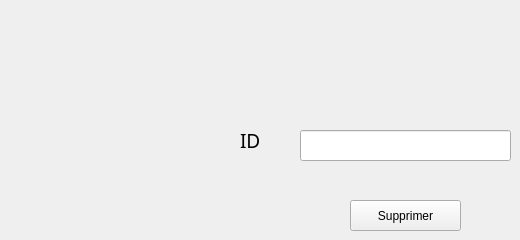
      <widget class="QWidget" name="tab_4">
       <attribute name="title">
        <string>Supprimer un rapport</string>
       </attribute>
       <widget class="QLabel" name="label_21">
        <property name="geometry">
         <rect>
          <x>240</x>
          <y>130</y>
          <width>51</width>
          <height>21</height>
         </rect>
        </property>
        <property name="font">
         <font>
          <family>Bell MT</family>
          <pointsize>14</pointsize>
          <italic>false</italic>
          <bold>false</bold>
         </font>
        </property>
        <property name="text">
         <string>ID</string>
        </property>
       </widget>
       <widget class="QPushButton" name="pushButton_supprimer">
        <property name="geometry">
         <rect>
          <x>350</x>
          <y>200</y>
          <width>111</width>
          <height>31</height>
         </rect>
        </property>
        <property name="cursor">
         <cursorShape>PointingHandCursor</cursorShape>
        </property>
        <property name="styleSheet">
         <string notr="true"/>
        </property>
        <property name="text">
         <string>Supprimer</string>
        </property>
       </widget>
       <widget class="QLineEdit" name="lineEdit_supp">
        <property name="geometry">
         <rect>
          <x>300</x>
          <y>130</y>
          <width>211</width>
          <height>31</height>
         </rect>
        </property>
       </widget>
      </widget>
